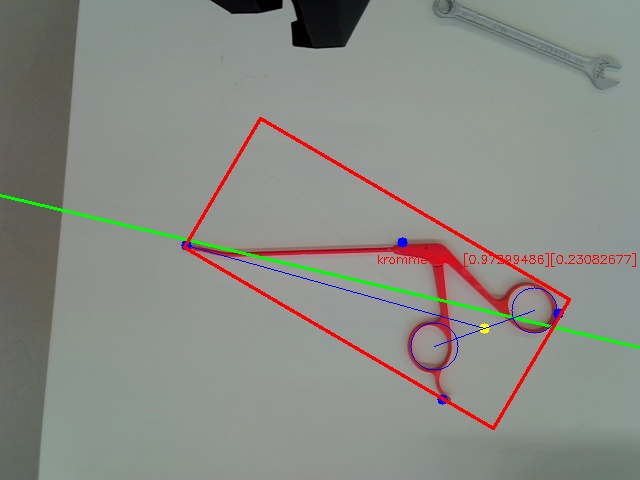
#> input picture roboticaSourceCode/python/pyIMG/schaarKrom.jpg, 640 x 480 px, given in place of the camera
$ python main.py
#> lines starting #> are read from the running program, lines starting #| are printed output that depends on the picture; after the words box and inside, x2 and y2 are one past the last pixel; in counts of white or black regions, pixels touching at a corner belong together
### roboticaSourceCode/python/Silver.py
from KleurenStand import KleurenStand
import cv2
import numpy as np


class Silver(KleurenStand):
    def __init__(self):
        super().__init__()

    def detect(self, frame, focus_object):

        # [5 lines of commented-out code are left out]

        if focus_object:
            self.objecten.focus_object = focus_object

        self.frame = frame
#> self.frame is the input picture: shape (480, 640, 3); mean B, G, R 133.6, 139.2, 137.7

        self.detect_silver(frame)

        if len(self.objecten.nieuw) == 0 or None:
            self.objecten.verwijder_object()
        else:
            focus_object = self.objecten.update_positie()
            self.teken_contouren(frame)
            return focus_object
        return

    def detect_silver(self, frame):
        grijs_frame = cv2.cvtColor(frame, cv2.COLOR_BGR2GRAY)
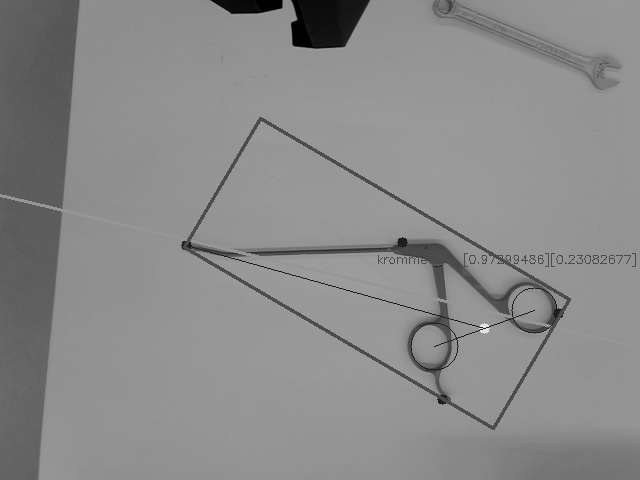
#> grijs_frame: shape (480, 640); min 0, max 231, mean 138.2
        edges = cv2.Canny(grijs_frame, 100, 200)
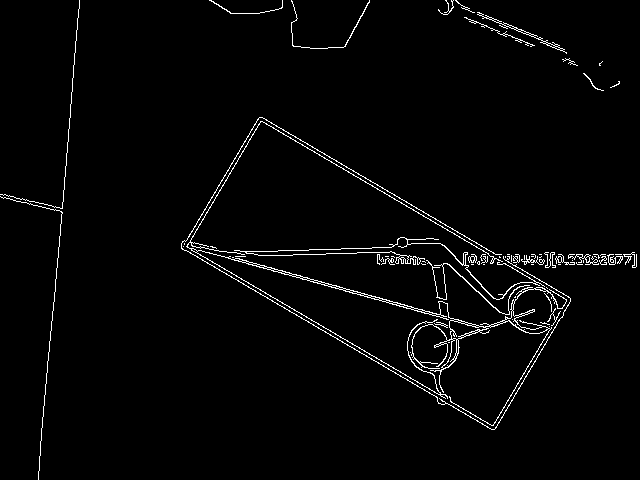
#> edges: shape (480, 640); 2.3% white in thin lines or dots
        edges = self.fill_edges(edges)
        # [6 lines of commented-out code are left out]

        contours, _ = cv2.findContours(edges, cv2.RETR_TREE, cv2.CHAIN_APPROX_SIMPLE)
        hsv = cv2.cvtColor(frame, cv2.COLOR_BGR2HSV)

        for contour in contours:
            area = cv2.contourArea(contour)
            if 1000 < area < 25000:
                if self.is_silver(hsv, contour):
                    rect = cv2.minAreaRect(contour)
                    type_object = self.object_herkenning(rect, contour, grijs_frame)
                    cx, cy = self.centroid(contour)
                    vx, vy, x, y = cv2.fitLine(contour, cv2.DIST_L2, 0, 0.01, 0.01)

                    if type_object is not None and type_object != "idk":
                        if self.objecten.nieuw != {}:
                            last_item = next(reversed(self.objecten.nieuw))
                            new_item = int(last_item) + 1
                            self.objecten.nieuw.update({new_item: (type_object, 'silver', rect, (cx, cy), (vx, vy, x, y))})
                        else:
                            self.objecten.nieuw.update({1: (type_object, 'silver', rect, (cx, cy), (vx, vy, x, y))})

    # [23 lines left out: function is_silver, not called in this run]

    def fill_edges(self, edges):

        kernel = np.ones((5, 5), np.uint8)
        dilated_edges = cv2.dilate(edges, kernel, iterations=1)
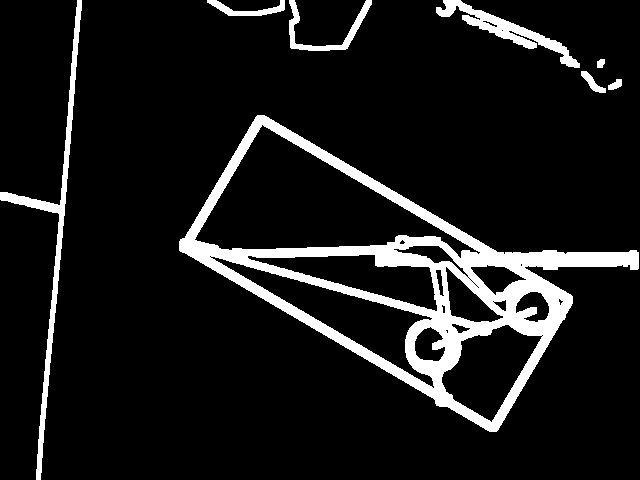
#> dilated_edges: shape (480, 640); 10% white; 8 white regions, largest, box (x1, y1, x2, y2) and area: (179, 115, 639, 432) 23769, (0, 0, 82, 480) 3113, (436, 0, 580, 68) 2035

        h, w = dilated_edges.shape[:2]
#> h = 480; w = 640
        masker = np.zeros((h + 2, w + 2), np.uint8)

        flood_filled = dilated_edges.copy()
        cv2.floodFill(flood_filled, masker, (0, 0), 255)
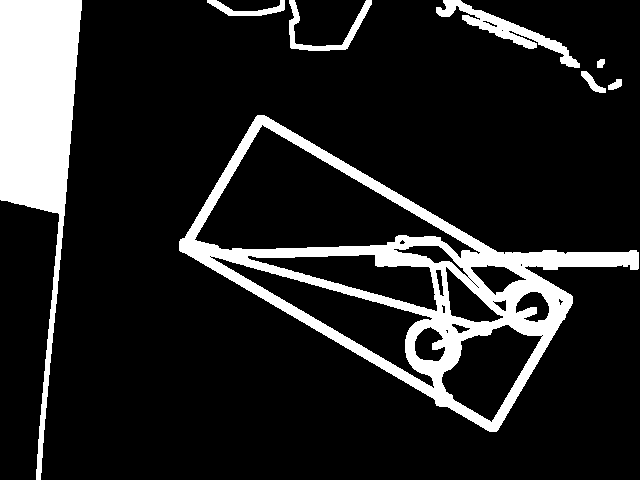
#> flood_filled: shape (480, 640); 14.4% white; 8 white regions, largest, box (x1, y1, x2, y2) and area: (179, 115, 639, 432) 23769, (0, 0, 82, 480) 16721, (436, 0, 580, 68) 2035

        flood_filled_inv = cv2.bitwise_not(flood_filled)

        filled_edges = dilated_edges | flood_filled_inv
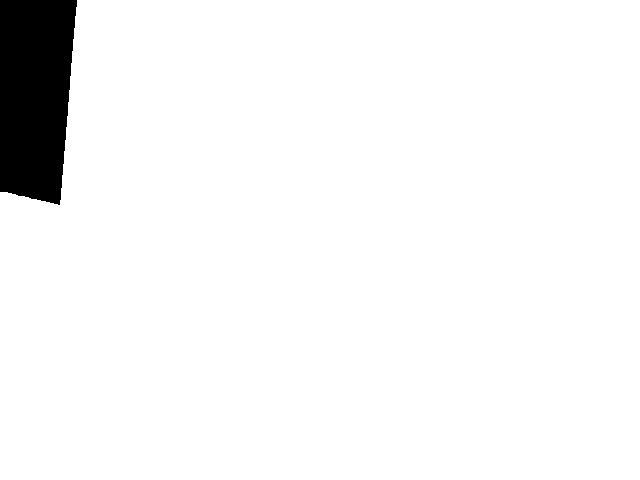
#> filled_edges: shape (480, 640); 95.6% white; 1 black region

        return filled_edges

### roboticaSourceCode/python/Camera.py
import cv2


class Camera:
    def __init__(self, fps, resolution_x, resolution_y):
        self.fps = fps
        self.resolution_x = resolution_x
        self.resolution_y = resolution_y

    def zet_camera_aan(self):
        # Hierin wordt de camera aangezet
        #print('connecting')
        camera = cv2.VideoCapture(0)
        #print("done")
        # camera.set(cv2.CAP_PROP_FPS, self.fps)

        current_fps = camera.get(cv2.CAP_PROP_FPS)
        #print("Current FPS:", current_fps)
        return camera

    # [6 lines left out: function zet_camera_uit, not called in this run]

### roboticaSourceCode/python/KleurenStand.py
import math
import cv2
import numpy as np
from Objecten import Objecten


class KleurenStand:
    def __init__(self):
        """
        De constructor voor de KleurenStand klasse.

        Variabelen:
            self.objecten : (Objecten()): De klasse bevat een lijst met herkende objecten en het object waarop gefocust wordt.
            self.kleur_onderste/bovenste (np.array): Dit zijn de min-max hsv waarden voor de 5 kleuren.
            self.kernel (np.ones): Kernel voor kleurherkenning
            self.min_area (int): De minimale grootte dat geëist wordt van een contour
        """
        self.objecten = Objecten()

        self.rood_onderste = np.array([0, 150, 100], np.uint8)
        self.rood_bovenste = np.array([10, 255, 200], np.uint8)
        self.rood_onderste2 = np.array([170, 150, 100], np.uint8)
        self.rood_bovenste2 = np.array([180, 255, 180], np.uint8)

        self.groen_onderste = np.array([35, 50, 50], np.uint8)
        self.groen_bovenste = np.array([70, 255, 255], np.uint8)

        self.blauw_onderste = np.array([100, 100, 100], np.uint8)
        self.blauw_bovenste = np.array([130, 255, 255], np.uint8)

        self.magenta_onderste = np.array([150, 50, 180], np.uint8)
        self.magenta_bovenste = np.array([175, 255, 255], np.uint8)

        # self.grijs_onderste = np.array([0, 0, 0], np.uint8)
        # self.grijs_bovenste = np.array([160, 30, 200], np.uint8)

        self.kernel = np.ones((5, 5), "uint8")

        self.min_area = 300

        # Allemaal voor debugging:

        self.circles = None

        self.frame = None

        self.middle_line = []

        self.rows = None

        self.cols = None

        self.middle_line = None
        self.angle_line = None
        self.middle_point = None

    # [356 lines left out: functions detect, maak_masker, vind_objecten, centroid, verst_liggende_punt, euclidean_distance and 4 more, not called in this run]

### roboticaSourceCode/python/Objecten.py
class Objecten:
    def __init__(self):
        """
        Klasse structuur van Objecten.

        Parameters:
            self.nieuw (dict): Een lijst van nieuw objecten die zijn herkend.
            self.focus (list): Het object waar op wordt gefocust
        """
        self.nieuw = {}
        self.focus_object = list()

    # [61 lines left out: functions update_positie, verander_focus, object_afstand, not called in this run]

    def verwijder_object(self):
        """

        Als er geen objecten worden gevonden van een bepaalde kleur, worden alle variabelen leeggehaald.

        """
        self.nieuw = {}
        self.focus_object = []
        return

### roboticaSourceCode/python/TargetStand.py
import math
import cv2
import numpy as np
from Objecten import Objecten


# deze class kan wellicht overerven van de klasse kleurherkenning, omdat de target op kleur wordt herkend
class TargetStand:
    # inladen afbeelding van target voor testen code
    def __init__(self):
        # min & max hsv waarden voor geel
        self.geel_onderste = np.array([20, 100, 100], np.uint8)
        self.geel_bovenste = np.array([30, 255, 255], np.uint8)

    # [50 lines left out: function vind_target, not called in this run]

### roboticaSourceCode/python/main.py
from Camera import Camera
from KleurenStand import KleurenStand
from TargetStand import TargetStand
from DataSender import DataSender
import cv2
from bluetooth import BluetoothHandler
from Silver import Silver

# [18 lines of commented-out code are left out]

stand = 3


def main(name, focus_object):
    """
    De main functie. De robot heeft 7 verschillende standen waarin het kan schakelen;
    Manual, Target en elk van de kleuren een eigen stand.

    Parameters:
        name (str): 'PyCharm'
    """
    aan = True
    camera = Camera(10.0, 480, 360)
    cap = camera.zet_camera_aan()
    ds = DataSender()
    ks = KleurenStand()
    si = Silver()
    ts = TargetStand()

    match stand:
        case 1:
            print('robot staat in manual stand')
            return
        case 2:
            _, frame = cap.read()
            target = ts.vind_target(frame)

            cv2.imwrite(r'/home/rob8/Robotica24/roboticaSourceCode/python/pyIMG/schaarRecht.jpg', frame)
            if target:
                # ds.verstuur_target_coordinaten(target)
                print(target)
                return target
            else:
                return None
        case 3:
            _, frame = cap.read()
            object_data = si.detect(frame, focus_object)

            cv2.imwrite(r'/home/rob8/Robotica24/roboticaSourceCode/python/pyIMG/schaarRecht.jpg', frame)
            if object_data:
            #     ds.verstuur_object_coordinaten(object_data)
                print(object_data[0], object_data[1], object_data[3][0], object_data[3][1], object_data[4][0], object_data[4][1])
                return object_data[0], object_data[1], object_data[3][0], object_data[3][1], object_data[4][0], object_data[4][1]
            else:
                return None
        case 4:
            _, frame = cap.read()
            object_data = ks.detect(frame, 'rood', focus_object)


            cv2.imwrite(r'/home/rob8/Robotica24/roboticaSourceCode/python/pyIMG/schaarRecht.jpg', frame)
            if object_data:
            #     ds.verstuur_object_coordinaten(object_data)
                print(object_data[0], object_data[1], object_data[3][0], object_data[3][1], object_data[4][0], object_data[4][1])
                return object_data[0], object_data[1], object_data[3][0], object_data[3][1], object_data[4][0], object_data[4][1]
            else:
                return None
        case 5:
            _, frame = cap.read()
            object_data = ks.detect(frame, 'groen', focus_object)

            cv2.imwrite(r'/home/rob8/Robotica24/roboticaSourceCode/python/pyIMG/schaarRecht.jpg', frame)
            if object_data:
            #     ds.verstuur_object_coordinaten(object_data)
                print(object_data[0], object_data[1], object_data[3][0], object_data[3][1], object_data[4][0], object_data[4][1])
                return object_data[0], object_data[1], object_data[3][0], object_data[3][1], object_data[4][0], object_data[4][1]
            else:
                return None
        case 6:
            _, frame = cap.read()
            object_data = ks.detect(frame, 'blauw', focus_object)

            cv2.imwrite(r'/home/rob8/Robotica24/roboticaSourceCode/python/pyIMG/schaarRecht.jpg', frame)
            if object_data:
            #     ds.verstuur_object_coordinaten(object_data)
                print(object_data[0], object_data[1], object_data[3][0], object_data[3][1], object_data[4][0], object_data[4][1])
                return object_data[0], object_data[1], object_data[3][0], object_data[3][1], object_data[4][0], object_data[4][1]
            else:
                return None
        case 7:
            _, frame = cap.read()
            object_data = ks.detect(frame, 'magenta', focus_object)


            cv2.imwrite(r'/home/rob8/Robotica24/roboticaSourceCode/python/pyIMG/schaarRecht.jpg', frame)
            if object_data:
            #     ds.verstuur_object_coordinaten(object_data)
                print(object_data[0], object_data[1], object_data[3][0], object_data[3][1], object_data[4][0], object_data[4][1])
                return object_data[0], object_data[1], object_data[3][0], object_data[3][1], object_data[4][0], object_data[4][1]
            else:
                return None
#> in detect_silver, `contours, _ = cv2.findContours(edges, cv2.RETR_TREE, cv2.CHAIN_APPROX_..`: contours = 1 contour; box (x1, y1, x2, y2) and area: (0, 0, 640, 480) 292476
#> in detect_silver, `hsv = cv2.cvtColor(frame, cv2.COLOR_BGR2HSV)`: hsv: shape (480, 640, 3); mean H, S, V 62.3, 24, 145.3
#> the loop in detect_silver, `for contour in contours:` made 1 pass
#> area on pass 1: 292475.5
    return print('Geen stand geselecteerd')


# def verander_stand(input_controller):
#     """
#     In deze functie wordt de stand variabele aangepast
#     door de standenschakelaar van de controller

#     Parameters:
#         input_controller (int): de huidige stand op de controller.
#     """
#     stand = input_controller
#     return


if __name__ == '__main__':
    main('PyCharm', None)
